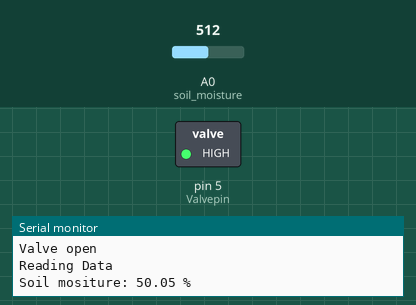
Recording of a sketch running on a simulated Arduino Uno, built with avr-gcc and run on an emulated ATmega328P. On the bench: switched loads named in the sketch (green lamp = pin HIGH), the last lines printed to the serial monitor. The inputs (shaded band) are chosen by the test bench; at power-on: A0 (soil_moisture) = 512.

Above: at 15.8 s.
15.9 s: A0 (soil_moisture) set to 418
29.9 s: A0 (soil_moisture) set to 403
At 42.5 s:
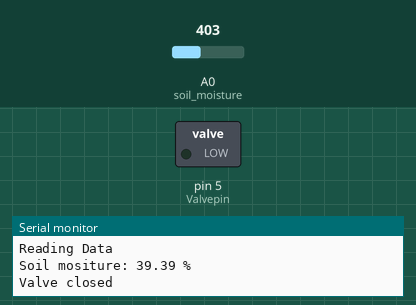
43.5 s: A0 (soil_moisture) set to 511
At 56.0 s:
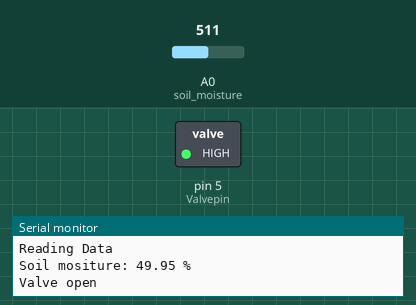
56.5 s: A0 (soil_moisture) set to 306
At 68.3 s:
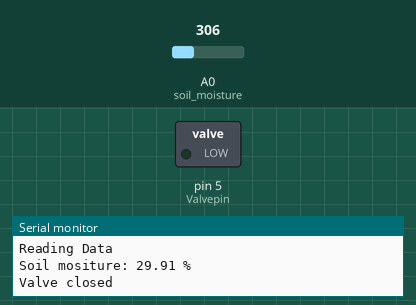
Timing chart, 0 to 69.8 s (numbered marks = the images above; inputs shaded):
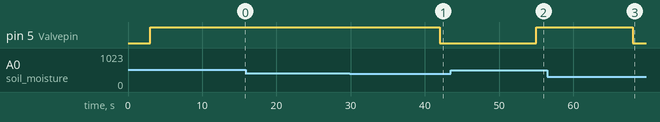

The sketch:

smart_garden.ino
```cpp
#define soil_moisture A0 //soil moisture sensor data pin
#define Valvepin 5       //valve data pin

// variables defining int val;
float moisture = 0.0; // variables defining
void setup()
{
    Serial.begin(9600);            //send data at port 9600
    pinMode(soil_moisture, INPUT); //start soil moisture sensor
    pinMode(Valvepin, OUTPUT);     //valve pin
}

void loop()
{
    delay(1000); //getting soil moisture
    Serial.println("Reading Data");
    delay(1000);
    moisture = analogRead(soil_moisture); //getting soil moisture
    moisture = (moisture / 1023) * 100;
    if (isnan(moisture)) //Adding failsafe for NaN values
    {
        Serial.println("Failed to read from soil misture sensor!");
        return;
    }

    else
    {
        Serial.print("Soil mositure: "); //printing soil moisture
        Serial.print(moisture);          //printing soil moisture
        Serial.println(" %");
    } //printing soil moisture

    delay(1000);

    if (moisture >= 40) //condition for motor to start
    {
        digitalWrite(Valvepin, HIGH); //condition for motor to start
        Serial.println("Valve open");
    }
    else
    {
        digitalWrite(Valvepin, LOW); //condition for motor to stop
        Serial.println("Valve closed");
    }

    delay(10000);
    Serial.println("\n");
}
```

Measured:
- the behaviour switches between 410 and 409 on A0 (soil_moisture) (found by bisection; images 0 and 1)
- after the input at 29.9 s, pin 5 (Valvepin): HIGH → LOW after 12.1 s
- after the input at 43.5 s, pin 5 (Valvepin): LOW → HIGH after 11.5 s
- after the input at 56.5 s, pin 5 (Valvepin): HIGH → LOW after 11.5 s
